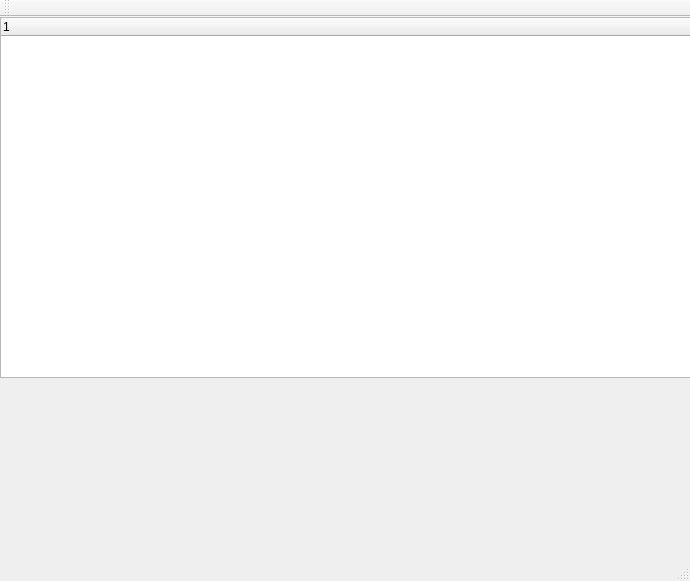
<?xml version="1.0" encoding="UTF-8"?>
<ui version="4.0">
 <class>MainWindow</class>
 <widget class="QMainWindow" name="MainWindow">
  <property name="geometry">
   <rect>
    <x>0</x>
    <y>0</y>
    <width>690</width>
    <height>581</height>
   </rect>
  </property>
  <property name="windowTitle">
   <string>MainWindow</string>
  </property>
  <widget class="QWidget" name="centralwidget">
   <widget class="QTreeWidget" name="treeWidget">
    <property name="geometry">
     <rect>
      <x>0</x>
      <y>0</y>
      <width>691</width>
      <height>361</height>
     </rect>
    </property>
   </widget>
  </widget>
  <widget class="QMenuBar" name="menubar">
   <property name="geometry">
    <rect>
     <x>0</x>
     <y>0</y>
     <width>690</width>
     <height>21</height>
    </rect>
   </property>
  </widget>
  <widget class="QStatusBar" name="statusbar"/>
  <widget class="QToolBar" name="toolBar">
   <property name="windowTitle">
    <string>toolBar</string>
   </property>
   <attribute name="toolBarArea">
    <enum>TopToolBarArea</enum>
   </attribute>
   <attribute name="toolBarBreak">
    <bool>false</bool>
   </attribute>
  </widget>
 </widget>
 <resources/>
 <connections/>
</ui>
